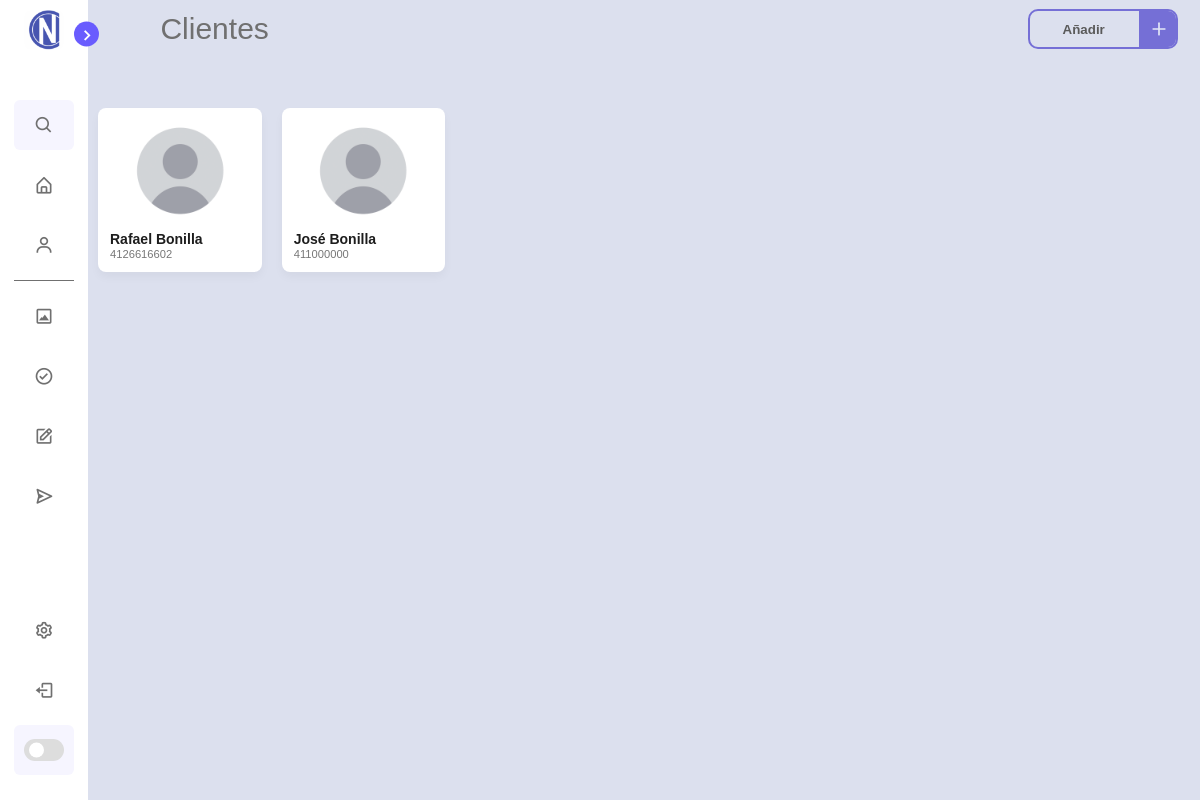
Page /Clients (signed in) on the earlier database version.
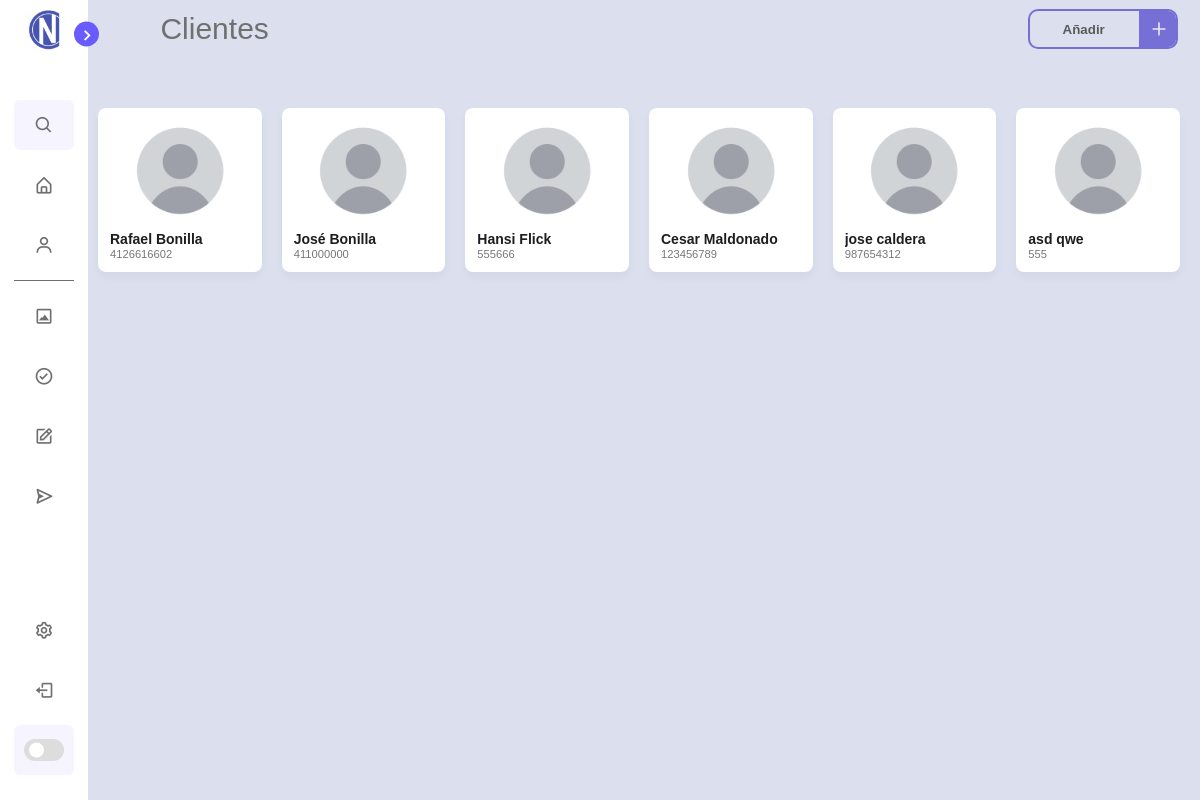
Same page on the later database version.
### tables this page shows
CREATE TABLE clientProject ( projectClientId INTEGER PRIMARY KEY AUTOINCREMENT, projectClientName TEXT, projectClientNumber INTEGER );

### new.py (the view)
@app.route("/Clients")
def clients():
    clients=try_clients()
    return  clients

### library/DB.py (called while the page is built)
def get_clients():
    conn = sqlite3.connect('library/database.db')
    cursor = conn.cursor()
    cursor.execute("SELECT projectClientName,ProjectClientNumber FROM clientProject")
    filas = cursor.fetchall()
    clientes= []
    for elemento in filas:
        if elemento not in clientes:
            clientes.append(elemento)
    return clientes

### library/URLs.py (called while the page is built)
def try_clients():
    if g.user:
        cliente=get_clients()
        return render_template("clients.html",user=g.user,cliente=cliente)
    flash("Debe de iniciar sesión primero.")
    return render_template("index.html")

### new.py (called while the page is built)
@app.before_request
def before_request():
    if "username" in session:
        g.user = session["username"]
    else:
        g.user = None

### templates/clients.html (shortened to what this page needs)
<!DOCTYPE html>
<html lang="en">
<head>
    <link rel="stylesheet" href="../static/css/clients.css">
    <link rel="stylesheet" href="../static/css/scrollbar.css">
    <link rel="stylesheet" href="https://cdnjs.cloudflare.com/ajax/libs/font-awesome/6.4.2/css/all.min.css">
    <link href='https://unpkg.com/boxicons@2.1.1/css/boxicons.min.css' rel='stylesheet'>
</head>
<body>
    <nav class="sidebar close">
        <header>
            <div class="image-text">
                <span class="image">
                    <img src="../static/img/icon.ico" alt="iconcopy">
                </span>
            </div>
            <i class='bx bx-chevron-right toggle'></i>
        </header>
        <div class="menu-bar">
            <div class="menu">
                <li class="search-box">
                    <i class='bx bx-search icon'></i>
                </li>
                <ul class="menu-links" id="home">
                    <li class="nav-link">
                        <a href="{{ url_for('home') }}">
                            <i class='bx bx-home-alt icon'></i>
                        </a>
                    </li>
                    <li class="nav-link" id="client">
                        <a href="{{ url_for('clients') }}">
                            <i class='bx bx-user icon'></i>
                        </a>
                    </li>
                </ul>
                <hr class="separator">
                <ul class="menu-links">
                    <li class="nav-link" id="diseño">
                        <a href="{{ url_for('design') }}">
                            <i class='bx bx-image-alt icon'></i>
                        </a>
                    </li>
                    <li class="nav-link" id="aprobacion">
                        <a href="#">
                            <i class='bx bx-check-circle icon'></i>
                        </a>
                    </li>
                    <li class="nav-link" id="elaboracion">
                        <a href="#">
                            <i class='bx bx-edit icon'></i>
                        </a>
                    </li>
                    <li class="nav-link" id="entrega">
                        <a href="#">
                            <i class='bx bx-send icon'></i>
                        </a>
                    </li>
                </ul>
            </div>
            <div class="bottom-content">
                <li class="">
                    <a href="{{ url_for('settings') }}">
                        <i class='bx bx-cog icon'></i>
                    </a>
                <li class="">
                    <a href="{{ url_for('logout') }}">
                        <i class='bx bx-log-out icon'></i>
                    </a>
                </li>
                <li class="mode">
                    <div class="toggle-switch">
                        <span class="switch"></span>
                    </div>
                </li>
            </div>
        </div>
    </nav>
    <section class="home">
        <div class="home-header">
            <div class="text">Clientes</div>
            <button class="add-btn" type="button" id="openModal">
                <span class="button__text">Añadir</span>
                <span class="button__icon">
                    <svg class="svg" fill="none" height="24" stroke="currentColor" stroke-linecap="round"
                        stroke-linejoin="round" stroke-width="2" viewBox="0 0 24 24" width="24"
                        xmlns="http://www.w3.org/2000/svg">
                        <line x1="12" x2="12" y1="5" y2="19"></line>
                        <line x1="5" x2="19" y1="12" y2="12"></line>
                    </svg>
                </span>
            </button>
        </div>
        <div class="card-list-client">
            {% for item in cliente %}
            <a href="{{ url_for('client', client=item[0] )}}" style="text-decoration: none;" class="client-link">
                <div class="card-client">
                    <img src="../static/img/user-default.png" alt="User Image">
                    <p class="default-client-name">{{item[0]}}</p>
                    <p class="client-company">{{item[1]}}</p>
                </div>
            </a>
            {% endfor %}
    </section>
  </body>
</html>

Differences in the rows shown:
added clientProject: projectClientName "Hansi Flick", projectClientNumber "555666"
added clientProject: projectClientName "Cesar Maldonado", projectClientNumber "123456789"
added clientProject: projectClientName "jose caldera", projectClientNumber "987654312"
added clientProject: projectClientName "asd qwe", projectClientNumber "555"
